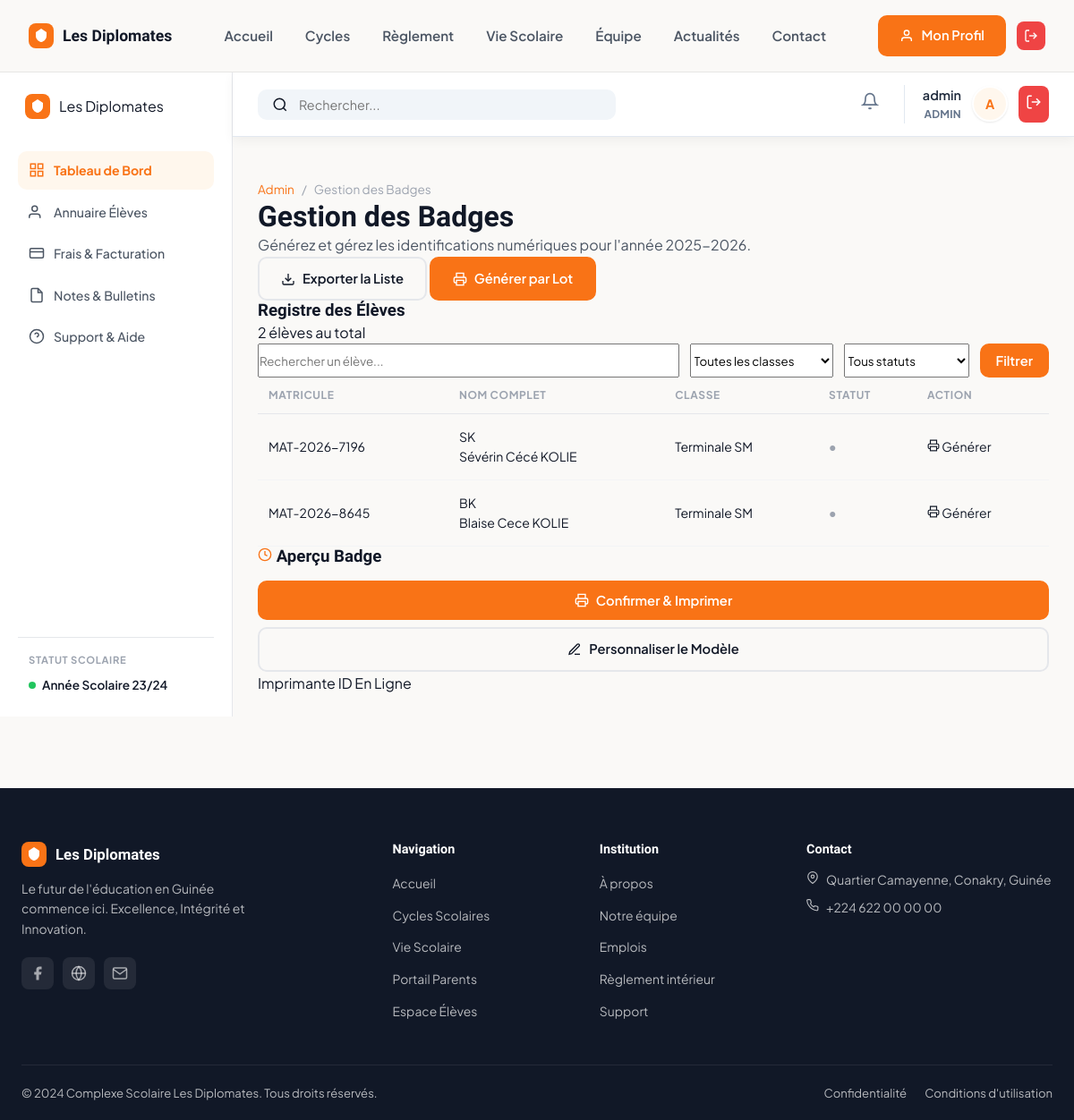
The page /badges/ (signed in) on the database its author committed.
### apps/accounts/models.py (models this page shows, shortened)
class CustomUser(AbstractUser):
    class Role(models.TextChoices):
        ADMIN = 'ADMIN', _('Administrateur')
        FINANCE = 'FINANCE', _('Finance / Comptabilité')
        PROFESSEUR = 'PROF', _('Professeur')
        PARENT = 'PARENT', _('Parent')
        ELEVE = 'ELEVE', _('Élève')
    role = models.CharField(
        max_length=15,
        choices=Role.choices,
        default=Role.ELEVE,
        verbose_name=_('Rôle utilisateur')
    )
    telephone = models.CharField(
        max_length=20,
        blank=True,
        verbose_name=_('Téléphone')
    )
    def is_admin(self):
        return self.role == self.Role.ADMIN or self.is_superuser

### apps/badges/models.py (models this page shows, shortened)
class Badge(models.Model):
    id = models.UUIDField(primary_key=True, default=uuid.uuid4, editable=False)
    eleve = models.OneToOneField(Eleve, on_delete=models.CASCADE, related_name='badge')
    qr_code = models.ImageField(upload_to='badges/qrcodes/', blank=True)
    est_actif = models.BooleanField(default=True)
    date_emission = models.DateTimeField(auto_now_add=True)

### apps/eleves/models.py (models this page shows, shortened)
class Eleve(models.Model):
    class Statut(models.TextChoices):
        ACTIF = 'ACTIF', _('Actif')
        INACTIF = 'INACTIF', _('Inactif')
        RENVOYE = 'RENVOYE', _('Renvoyé')
    class Sexe(models.TextChoices):
        MASCULIN = 'M', _('Masculin')
        FEMININ = 'F', _('Féminin')
    user = models.OneToOneField(
        settings.AUTH_USER_MODEL,
        on_delete=models.SET_NULL,
        null=True, blank=True,
        related_name='profil_eleve'
    )
    matricule = models.CharField(max_length=20, unique=True, db_index=True)
    nom = models.CharField(max_length=100)
    prenom = models.CharField(max_length=100)
    sexe = models.CharField(max_length=1, choices=Sexe.choices)
    date_naissance = models.DateField()
    lieu_naissance = models.CharField(max_length=100, blank=True)
    classe = models.ForeignKey(Classe, on_delete=models.PROTECT, related_name='eleves')
    statut = models.CharField(max_length=15, choices=Statut.choices, default=Statut.ACTIF)
    photo = models.ImageField(upload_to='eleves_photos/', null=True, blank=True)
    date_inscription = models.DateTimeField(auto_now_add=True)
    @property
    def nom_complet(self):
        return f"{self.prenom} {self.nom}"

class Classe(models.Model):
    BRANCHE_CHOICES = [
        ('SM', 'Sciences Mathématiques'),
        ('SS', 'Sciences Sociales'),
        ('SE', 'Sciences Expérimentales'),
        ('GEN', 'Général'),
    ]
    nom = models.CharField(max_length=50, unique=True, verbose_name=_("Nom de la classe"))
    niveau_scolaire = models.ForeignKey(NiveauScolaire, on_delete=models.PROTECT, related_name='classes', null=True)
    branche = models.CharField(max_length=20, choices=BRANCHE_CHOICES, default='GEN')
    annee_scolaire = models.CharField(max_length=9, default='2023-2024')
    frais_mensuel_attendu = models.DecimalField(max_digits=10, decimal_places=0, default=0, help_text="Montant en GNF")

### apps/badges/views.py (the view)
# urls.py: path('', views.liste_badges, name='liste'),
@login_required
@admin_required
def liste_badges(request):
    from apps.eleves.models import Classe
    badges = Badge.objects.all().select_related('eleve', 'eleve__classe')
    classes = Eleve.objects.values_list('classe__nom', 'classe__id').distinct()
    annee = Classe.objects.values_list('annee_scolaire', flat=True).order_by('-annee_scolaire').first() or ''
    context = {
        'badges': badges,
        'total': badges.count(),
        'classes': [{'nom': c[0], 'pk': c[1]} for c in classes if c[0]],
        'annee': annee
    }
    return render(request, 'pages/badges/liste.html', context)

### templates/pages/badges/liste.html (shortened to what this page needs)
{% extends 'base.html' %}
{% load static %}
{% block body_class %}admin-layout{% endblock %}
{% block content %}
<div class="admin-wrapper">
    {% include 'includes/sidebar_admin.html' %}
    <div class="admin-main">
        {% include 'includes/topbar_admin.html' %}
        <div class="admin-content">
            <nav class="breadcrumb">
                <a href="#">Admin</a>
                <span>/</span>
                <span>Gestion des Badges</span>
            </nav>
            <div class="page-section-header">
                <div>
                    <h1>Gestion des Badges</h1>
                    <p style="color:var(--gray-600)">Générez et gérez les identifications numériques pour l'année {{ annee }}.</p>
                </div>
                <div class="header-actions">
                    <a href="#" class="btn btn-outline">
                        <svg width="16" height="16" viewBox="0 0 24 24" fill="none" stroke="currentColor" stroke-width="2"><path d="M21 15v4a2 2 0 0 1-2 2H5a2 2 0 0 1-2-2v-4"/><polyline points="7 10 12 15 17 10"/><line x1="12" y1="15" x2="12" y2="3"/></svg>
                        Exporter la Liste
                    </a>
                    <a href="{% url 'badges:generer_tous' %}" class="btn btn-primary"
                       onclick="return confirm('Générer les badges pour tous les élèves sans badge ?')">
                        <svg width="16" height="16" viewBox="0 0 24 24" fill="none" stroke="currentColor" stroke-width="2"><polyline points="6 9 6 2 18 2 18 9"/><path d="M6 18H4a2 2 0 0 1-2-2v-5a2 2 0 0 1 2-2h16a2 2 0 0 1 2 2v5a2 2 0 0 1-2 2h-2"/><rect x="6" y="14" width="12" height="8"/></svg>
                        Générer par Lot
                    </a>
                </div>
            </div>
            <div class="badges-layout">
                <div class="badges-table-card">
                    <div class="table-card-header">
                        <h3>Registre des Élèves</h3>
                        <span class="count-badge">{{ total }} élèves au total</span>
                    </div>
                    <div class="filter-bar compact">
                        <form method="GET" style="display:flex;gap:12px;flex-wrap:wrap">
                            <input type="text" name="q" value="{{ request.GET.q }}" placeholder="Rechercher un élève..."
                                   class="search-input" style="flex:1;min-width:200px">
                            <select name="classe" class="form-select" style="width:160px">
                                <option value="">Toutes les classes</option>
                            </select>
                            <select name="statut" class="form-select" style="width:140px">
                                <option value="">Tous statuts</option>
                            </select>
                            <button type="submit" class="btn btn-primary" style="padding:8px 16px">Filtrer</button>
                        </form>
                    </div>
                    <table>
                        <thead>
                            <tr>
                                <th>MATRICULE</th>
                                <th>NOM COMPLET</th>
                                <th>CLASSE</th>
                                <th>STATUT</th>
                                <th>ACTION</th>
                            </tr>
                        </thead>
                        <tbody>
                            {% for badge in badges %}
                            <tr>
                                <td>{{ badge.eleve.matricule }}</td>
                                <td>
                                    <div class="eleve-cell">
                                        <div class="avatar-initials">{{ badge.eleve.prenom.0 }}{{ badge.eleve.nom.0 }}</div>
                                        {{ badge.eleve.nom_complet }}
                                    </div>
                                </td>
                                <td>
                                    <span class="class-tag">{{ badge.eleve.classe.nom|default:"—" }}</span>
                                </td>
                                <td>
                                    {% if badge.statut == 'actif' %}
                                    <span class="badge-status saved">● Actif</span>
                                    {% elif badge.statut == 'en_attente' %}
                                    <span class="badge-status pending">● En attente</span>
                                    {% else %}
                                    <span class="badge-status" style="color:var(--gray-400)">● {{ badge.get_statut_display }}</span>
                                    {% endif %}
                                </td>
                                <td>
                                    <a href="{% url 'badges:detail' badge.pk %}" class="action-link">
                                        <svg width="14" height="14" viewBox="0 0 24 24" fill="none" stroke="currentColor" stroke-width="2"><polyline points="6 9 6 2 18 2 18 9"/><path d="M6 18H4a2 2 0 0 1-2-2v-5a2 2 0 0 1 2-2h16a2 2 0 0 1 2 2v5a2 2 0 0 1-2 2h-2"/><rect x="6" y="14" width="12" height="8"/></svg>
                                        Générer
                                    </a>
                                </td>
                            </tr>
                            {% empty %}
                            <tr>
                                <td colspan="5" style="text-align:center;padding:40px;color:var(--gray-400)">
                                    Aucun badge trouvé. Utilisez "Générer par Lot" pour créer les badges.
                                </td>
                            </tr>
                            {% endfor %}
                        </tbody>
                    </table>
                </div>
                <aside class="badge-preview-panel">
                    <h3>
                        <svg width="16" height="16" viewBox="0 0 24 24" fill="none" stroke="#F97316" stroke-width="2"><circle cx="12" cy="12" r="10"/><polyline points="12 6 12 12 16 14"/></svg>
                        Aperçu Badge
                    </h3>
                    <button class="btn btn-primary btn-full" style="margin-top:16px">
                        <svg width="16" height="16" viewBox="0 0 24 24" fill="none" stroke="currentColor" stroke-width="2"><polyline points="6 9 6 2 18 2 18 9"/><path d="M6 18H4a2 2 0 0 1-2-2v-5a2 2 0 0 1 2-2h16a2 2 0 0 1 2 2v5a2 2 0 0 1-2 2h-2"/><rect x="6" y="14" width="12" height="8"/></svg>
                        Confirmer & Imprimer
                    </button>
                    <a href="#" class="btn btn-outline btn-full" style="margin-top:8px">
                        <svg width="16" height="16" viewBox="0 0 24 24" fill="none" stroke="currentColor" stroke-width="2"><path d="M12 20h9"/><path d="M16.5 3.5a2.121 2.121 0 0 1 3 3L7 19l-4 1 1-4L16.5 3.5z"/></svg>
                        Personnaliser le Modèle
                    </a>
                    <div class="system-status">
                        Imprimante ID En Ligne
                    </div>
                </aside>
            </div>
        </div>
    </div>
</div>
{% endblock %}

### templates/includes/topbar_admin.html (shortened to what this page needs)
<header class="admin-topbar">
    <div class="topbar-search">
        <svg width="18" height="18" viewBox="0 0 24 24" fill="none" stroke="currentColor" stroke-width="2">
            <circle cx="11" cy="11" r="8" />
            <line x1="21" y1="21" x2="16.65" y2="16.65" />
        </svg>
        <input type="text" placeholder="Rechercher...">
    </div>
    <div class="topbar-actions">
        <a href="{% url 'notifications:notifications_list' %}" class="icon-btn">
            <svg width="20" height="20" viewBox="0 0 24 24" fill="none" stroke="currentColor" stroke-width="2">
                <path d="M18 8A6 6 0 0 0 6 8c0 7-3 9-3 9h18s-3-2-3-9" />
                <path d="M13.73 21a2 2 0 0 1-3.46 0" />
            </svg>
        </a>
        <div class="topbar-user">
            <div class="user-info">
                <span class="user-name">{{ user.get_full_name|default:user.username }}</span>
                <span class="user-role">{{ user_role|default:user.role }}</span>
            </div>
            <div class="avatar-sm">
                {{ user.username.0|upper }}
            </div>
            <a href="{% url 'accounts:logout' %}" class="btn-danger-small">
                <svg width="18" height="18" viewBox="0 0 24 24" fill="none" stroke="currentColor" stroke-width="2">
                    <path d="M9 21H5a2 2 0 0 1-2-2V5a2 2 0 0 1 2-2h4" />
                    <polyline points="16,17 21,12 16,7" />
                    <line x1="21" y1="12" x2="9" y2="12" />
                </svg>
            </a>
        </div>
    </div>
</header>

### rows shown on the page
CustomUser: get_full_name "admin", role "ADMIN", username.0 "A"
Badge: eleve.matricule "MAT-2026-7196", eleve.prenom.0 "S", eleve.nom.0 "K", eleve.nom_complet "Sévérin Cécé KOLIE", eleve.classe.nom "Terminale SM"
Badge: eleve.matricule "MAT-2026-8645", eleve.prenom.0 "B", eleve.nom.0 "K", eleve.nom_complet "Blaise Cece KOLIE", eleve.classe.nom "Terminale SM"

### other values the page prints
{{ annee }} "2025-2026"
{{ total }} "2"
